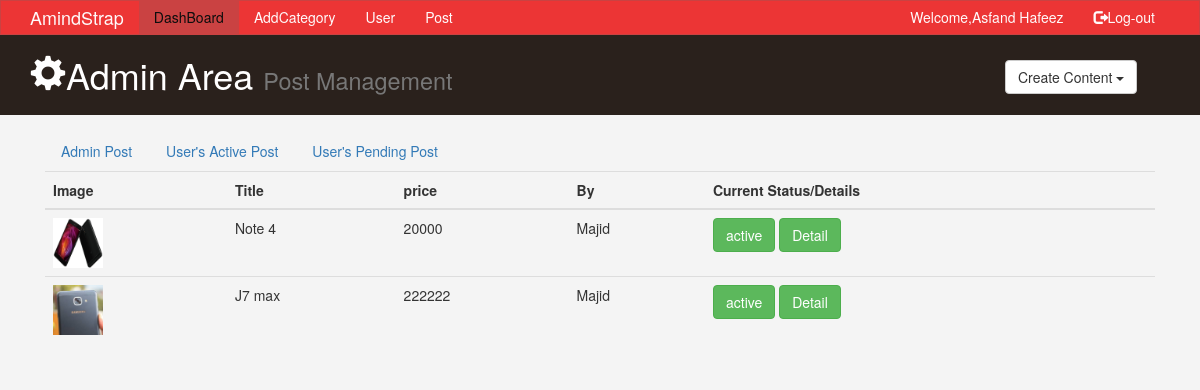
Page /admin/userpost.php (signed in) on the committed database.
### tables this page shows
CREATE TABLE IF NOT EXISTS `users` (
  `id` int(255) NOT NULL AUTO_INCREMENT,
  `name` varchar(255) NOT NULL,
  `img` varchar(255) NOT NULL,
  `email` varchar(255) NOT NULL,
  `pass` varchar(255) NOT NULL,
  `gender` varchar(255) NOT NULL,
  `mobile` varchar(255) NOT NULL,
  `city` varchar(255) NOT NULL,
  `address` varchar(255) NOT NULL,
  `role` varchar(255) NOT NULL,
  `status` int(255) NOT NULL,
  PRIMARY KEY (`id`)
);

CREATE TABLE IF NOT EXISTS `post` (
  `id` int(255) NOT NULL AUTO_INCREMENT,
  `status` varchar(255) NOT NULL,
  `posted_date` varchar(255) NOT NULL,
  `img1` varchar(255) NOT NULL,
  `img2` varchar(255) NOT NULL,
  `title` varchar(255) NOT NULL,
  `price` int(255) NOT NULL,
  `mobile` text NOT NULL,
  `city` varchar(255) NOT NULL,
  `detail` varchar(255) NOT NULL,
  `user_id` int(11) NOT NULL,
  `category` varchar(255) NOT NULL,
  `views` int(255) NOT NULL,
  PRIMARY KEY (`id`)
);

### config.php (called while the page is built)
<?php
    $host = "localhost";
	$db_name = "FYP";
    $username = "root";
    $password = "";
	try	{
		$DB_con= new PDO ("mysql:host={$host};dbname={$db_name}",$username,$password);
		$DB_con->setAttribute(PDO::ATTR_ERRMODE , PDO::ERRMODE_EXCEPTION);
	}
	catch (PDOException $e)
	{
		echo $e->getMessage();
	}
	require_once "classcrud.php";
	$class= new crud($DB_con);
?>

### classcrud.php (called while the page is built, shortened)
<?php
class crud {
private $db;
function __construct ($db_con)
{
	$this->db= $db_con;
}
public function fetchdata($sql)
{
	$query= $this->db->prepare($sql);
	$query->execute();
	return $query;
	}
}
?>

### admin/userpost.php (the view, shortened to what this page needs)
<?php
require "assets/header.php";
$pending= $class->fetchdata("select * from post where status='active' and user_id!='$ok'");
?>
	 <header id="header">
	 <div class="container">
	<div class="row hidden-xs">
	<div class="col-sm-10 ">
	<h1 >   <span class="glyphicon glyphicon-cog"></span>Admin Area <small>Post Management</small></h1>
	</div>
	<div class="col-sm-2">
			<div class="dropdown creat">
			  <button class="btn btn-default dropdown-toggle" type="button" data-toggle="dropdown">Create Content
			  <span class="caret"></span></button>
			</div>
	</div>
	</div>
	 </div>
	 </header>
				<section id="main">
				<div class="container">
				<div class="row">
				<div class="col-sm-12">
				<?php
					if($data['role']=="admin")
					{
					?>
				<div class="col-xs-12 col-sm-12 col-md-12 col-lg-12 col-xl-12">
					<ul class="nav nav-tabs">
        		<li class="nav-item">
        			<a href="mypost.php" class="nav-link active">Admin Post</a>
        		</li>
        		<li class="nav-item">
        			<a href="userpost.php" class="nav-link">User's Active Post</a>
        		</li>
				<li class="nav-item">
        			<a href="userpendingpost.php" class="nav-link">User's Pending Post</a>
        		</li>
				</ul>
				<table class="table">
			  <thead class="thead-dark">
				<tr>
				 <th scope="col">Image</th>
				  <th scope="col">Title</th>
				  <th scope="col">price</th>
				  <th scope="col">By</th>
				 <th scope="col">Current Status/Details</th>
				</tr>
			  </thead>
			  <tbody>
						<?php
		while($detail=$pending->fetch(PDO::FETCH_ASSOC))
		{
			extract($detail);
			?>
							<tr>
				   <td><img src="../images/<?php echo $img1;?>" style="width:50px;height:50px;"/></td>
					<td><?php echo $title ?></td>
				  <td><?php echo $price ?></td>
				  				  <td style="text-transform:capitalize;">
				  <?php
			$user= $class->fetchdata("SELECT * FROM `users` WHERE id = '$user_id'");
			$userName=$user->fetch(PDO::FETCH_ASSOC);
				echo $userName['name'];
				  ?></td>
				  <td>
	<a href="poststatus.php?id=<?php echo $id; ?>&status=Pending" type="button" class="btn btn-success"><?php echo $status;?></a>
	<a href="detail.php?id=<?php echo $id; ?>" type="button" class="btn btn-success">Detail</a> </td>
					</tr>
		<?php }
		?>
		 </tbody>
			</table>
				</div>
				<?php
				}
				?>
				</div>
				</div>
				</div>
				</section>
</body>
</html>

### admin/assets/header.php (shortened to what this page needs)
<?php
include "../config.php";
if(empty($_SESSION['id']))
		{
			 ?>
			 <script> window.location.href="login.php";</script>
			 <?php
		}else{
			$ok = $_SESSION['id'];
		}
		$query= $class->fetchdata(" select * from users where id='$ok'");
		$data=$query->fetch(PDO::FETCH_ASSOC);
		?>
<!DOCTYPE HTML>
<html lang="en-US">
<head>
	<link rel="stylesheet" href="css/bootstrap.css" />
	<link rel="stylesheet" href="css/mystyle.css" />
	<link rel="stylesheet" href="css/awesome.min.css">
</head>
<body>
<nav class="navbar navbar-default ">
  <div class="container  ">
    <div class="navbar-header">
	<a href="../index.php" class="navbar-brand">AmindStrap</a>
	</div>
     <div class="collapse navbar-collapse" id="myNavbar">
	<ul class="nav navbar-nav">
		<li class="active act"><a href="index.php">DashBoard</a></li>
				<?php
					if($data['role']=="admin")
					{
					?>
							<li><a href="Category.php">AddCategory</a></li>
							<li><a href="users.php">User</a></li>
							<li><a href="mypost.php">Post</a></li>
					<?php
					}else {
					?>
		<li><a href="active.php">Post</a></li>
					<?php } ?>
	</ul>
<ul class="nav navbar-nav  navbar-right">
		<li ><a href="profile.php" style="text-transform:capitalize;">Welcome,<?php echo $data['name'];?></a></li>
		<li><a href="logout.php"><span class="glyphicon glyphicon-log-out"></span>Log-out</a></li>
	</ul>
	</div>
  </div>
</nav>

### admin/css/mystyle.css (style rules this page uses)
body { background:#f4f4f4; }
.navbar { min-height:33px !important; margin-bottom:0px; border-radius:0px; }
.navbar-nav > li >a ,.navbar-brand { padding-top:6px !important; padding-bottom:0px !important; height:33px; }
.navbar-default { background-color: #ec3535; border-color: #ca4242; }
.navbar-default .navbar-brand { color: #fffafb; }
.navbar-default .navbar-nav > li > a { color: #fffafb; }
.navbar-default .navbar-nav > .active > a, .navbar-default .navbar-nav > .active > a:hover, .navbar-default .navbar-nav > .active > a:focus { color: #0d0d0d; background-color: #ca4242; }
.navbar-default .navbar-collapse, .navbar-default .navbar-form { border-color: #fffafb; }
#header { background:#2A211C; color:#fff; padding-bottom:10px; margin-bottom:15px; }
#header .creat { padding-top:25px; }

### rows in the picture
users: name "Asfand Hafeez"
post: img1 (picture), title "Note 4", price "20000", user.name "Majid", status "active"
post: img1 (picture), title "J7 max", price "222222", user.name "Majid", status "active"
